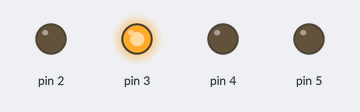
Recording of a sketch running on a simulated Arduino Uno, built with avr-gcc and run on an emulated ATmega328P. Shown: output pins drawn as LEDs (lit = HIGH).

Above: at 0.1 s.
Timing chart, 0 to 1.6 s (numbered marks = the images above):
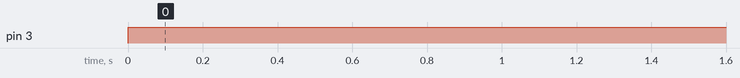

The sketch:

spaceship_project.ino
```cpp
void setup() {
}

void loop() {
  int ss = 0;
  pinMode(3, OUTPUT);
  pinMode(4, OUTPUT);
  pinMode(5, OUTPUT);
  pinMode(2, OUTPUT);
  ss = digitalRead(2);
  if(ss == LOW){
    digitalWrite(3, HIGH);
    digitalWrite(4, LOW);
    digitalWrite(5, LOW);
  }
  else{
    digitalWrite(3, LOW);
    digitalWrite(4, HIGH);
    digitalWrite(5, HIGH);
    delay(250);
    digitalWrite(4, HIGH);
    digitalWrite(5, LOW);
    delay(250);
  }
}
```

Measured:
- by itself, pin 3: LOW → HIGH at 0.00 s
